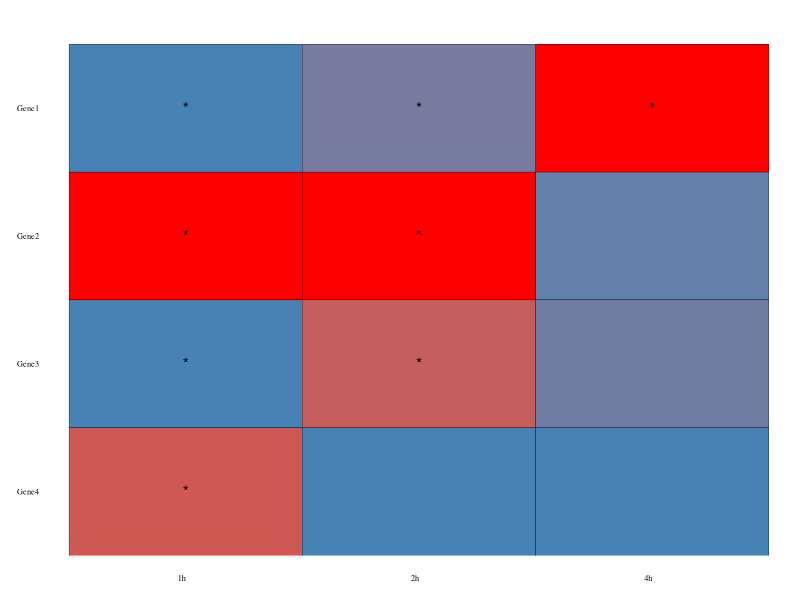

Write R code to recreate this figure.
library("reshape2")
library(ggplot2)
library(plyr)
library(scales)

#upload data
df1 <- read.csv("expression.csv", header=T)
df1


# Use of rescale
tableau.m <- ddply(df1, .(Time), transform, rescale = rescale(expression))
# Order data for titles
tableau.m$Gene <- factor(tableau.m$Gene, levels = rev(unique(tableau.m$Gene)), ordered=TRUE)




#make plot
png("Expression.png", units="in", family="Times",  width=2.5, height=2, res=300, pointsize = 2) #pointsize is font size| increase image size to see the key
ggplot(tableau.m , aes(Time, Gene,fill = rescale)) + 
  geom_tile(colour = "black",show.legend = T) + 
  geom_text(aes(label=significance), size = 4) +
  scale_fill_gradientn(colours = c("steelblue", "red"),breaks=c(0, 1), labels=c("High","Low"))+
  labs(x = "",y = "") +
  theme(
    panel.grid.major = element_blank(),
    panel.grid.minor = element_blank(),
    axis.line = element_blank(),
    axis.ticks = element_blank(),
    panel.background = element_blank(),
    plot.background = element_blank(),
    legend.title=element_blank(),
    axis.text=element_text(size=6, color = "black",family="Times"),
    axis.title=element_text(size=6,face="bold", color = "black"),
    plot.title = element_text(color="black", size=6, face="bold",hjust = 0.4,margin=margin(b = 5, unit = "pt")),
    axis.text.x = element_text(angle = 360, hjust = 1, vjust = 1.01,color = "black" ),
    plot.margin=unit(c(8,2,2,2),"mm"),
    axis.title.y = element_text(margin = margin(t = 0, r = 0, b = 0, l = 0)),
    axis.title.x = element_text(margin = margin(t = 0, r = 0, b = 0, l = 0)))+
   theme(  legend.text=element_text(size=4),
          #legend.justification=c(2.5,1),
          legend.key = element_rect(size = 6),
          legend.key.size = unit(2.5, 'lines'),
          legend.position=c(0.5, 1.12),
          legend.direction = "horizontal",
          legend.title=element_blank())
    
  dev.off() 
  
  
  
  
  
  
  
  
  
  
  
  
  
  




